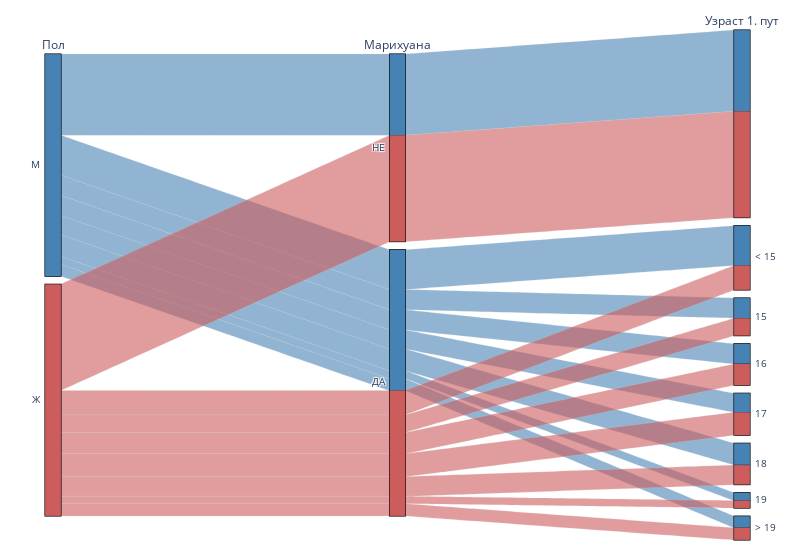

Notebook code cell kept with this figure:
### Markdown cell above
Погледајмо сада каква је ситуација са учесталошћу конзумирања марихуане међу младима. Употребићемо *дијаграм паралелних координата* како бисмо на једном графикону представили релације између три варијабле: пола (RIAGENDR), конзумирања марихуане (DUQ200) и узраста на коме ју је особа први пут пробала (DUQ210).

### Code cell
import plotly.express as px

# Искључујемо испитанике који су одбили да дају одговор ДА (1) или НЕ (2)
podaci = pd.merge(podaciDem[(podaciDem['RIDAGEYR'].isin(range(14,26)))], podaciUpit[(podaciUpit['DUQ200'].isin([1,2]))], on='SEQN') 

# Одмах мењамо нумеричке ознаке пола и одговора у речи
podaci["RIAGENDR"].replace({1: 'М', 2: 'Ж'}, inplace=True)
podaci["DUQ200"].replace({1: 'ДА', 2: 'НЕ'}, inplace=True)

# Све вредности годинамање од 15 (осим 0) претварамо у 14
podaci.loc[podaci["DUQ210"].isin(range(1, 15)), 'DUQ210'] = 14
# Све вредности веће од 19 претварамо у 20
podaci.loc[podaci["DUQ210"] > 19, 'DUQ210'] = 20

# Сортирамо вредности по годинама
podaci.sort_values("DUQ210", inplace=True)

# Вредност 0 бришемо, 14 претварамо у ознаку "< 15", а 20 у "> 19"
podaci["DUQ210"].replace({0: '', 14: '< 15', 20: '> 19'}, inplace=True)

podaci['boja'] = podaci['RIAGENDR'].map({'М': 0, 'Ж': 1})

# Исцртавамо дијаграм паралелних категорија
fig = px.parallel_categories(podaci, dimensions=['RIAGENDR', 'DUQ200', 'DUQ210'], 
                             # Овде морамо мало да се довијамо да бисмо обојили траке
                             color='boja', range_color=[0, 1],
                             color_continuous_scale=[(0.00, "steelblue"), (0.5, "steelblue"), (0.50, "indianred"),  (1.00, "indianred")],
                             # Називи вертикалних трака
                             labels={'RIAGENDR':'Пол', 'DUQ200':'Марихуана', 'DUQ210':'Узраст 1. пут'}, width=800)

# Уклонићемо уобичајену легенду са бојама пошто је јасно шта која значи и смањићемо маргине
fig.update_layout(coloraxis_showscale=False, margin=dict(l=5, r=10, t=30, b=20))

fig.show()

### Figure 1 — Plotly figure (JSON) as saved in the notebook; plotly's stock layout.template omitted (floating-point values rounded to 4 significant figures; data arrays with more than 128 entries replaced by an {"elided": "..."} marker saying what was removed)
{"data": [{"dimensions": [{"label": "Пол", "values": {"elided": "854 str values"}}, {"label": "Марихуана", "values": {"elided": "854 str values"}}, {"label": "Узраст 1. пут", "values": {"elided": "854 mixed values"}}], "domain": {"x": [0, 1], "y": [0, 1]}, "line": {"color": {"elided": "854 int values"}, "coloraxis": "coloraxis"}, "name": "", "type": "parcats"}], "layout": {"coloraxis": {"cmax": 1, "cmin": 0, "colorbar": {"title": {"text": "boja"}}, "colorscale": [[0, "steelblue"], [0.5, "steelblue"], [0.5, "indianred"], [1, "indianred"]], "showscale": false}, "legend": {"tracegroupgap": 0}, "margin": {"b": 20, "l": 5, "r": 10, "t": 30}, "width": 800}}
